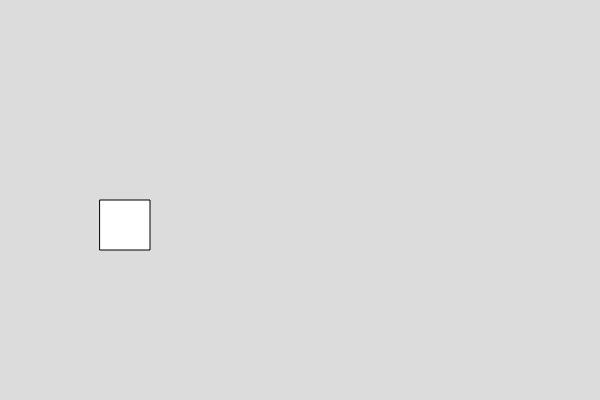
Frame 1 (no input)
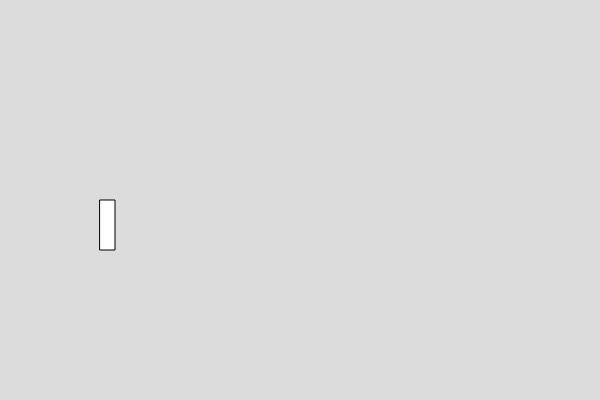
Frame 60 (no input)
Frame 120 (the mouse pressed at the canvas centre since frame 60): identical to frame 60, image omitted

The p5.js sketch that drew these frames (run headless with seeded random() and noise() and a simulated clock; from frame 60 on, the mouse is pressed at the canvas centre):

// p5.js sketch
// ── sketch.js

var box1;

function setup() {
  createCanvas(600, 400);
  box1 = new Box();
}

function draw() {
  background(220);
  box1.show();
  box1.setwidth();
}



// ── box.js
class Box
  {
    constructor()
    {
      this.x =100;
      this.y = 200;
      this.w = 50;
      this.h = 50;
    }
    
    show()
    {
      rect(this.x,this.y,this.w,this.h)
    }
    
    //write function to set the width of the box
    setwidth(){
      this.w = 15;
    }
  }

  
